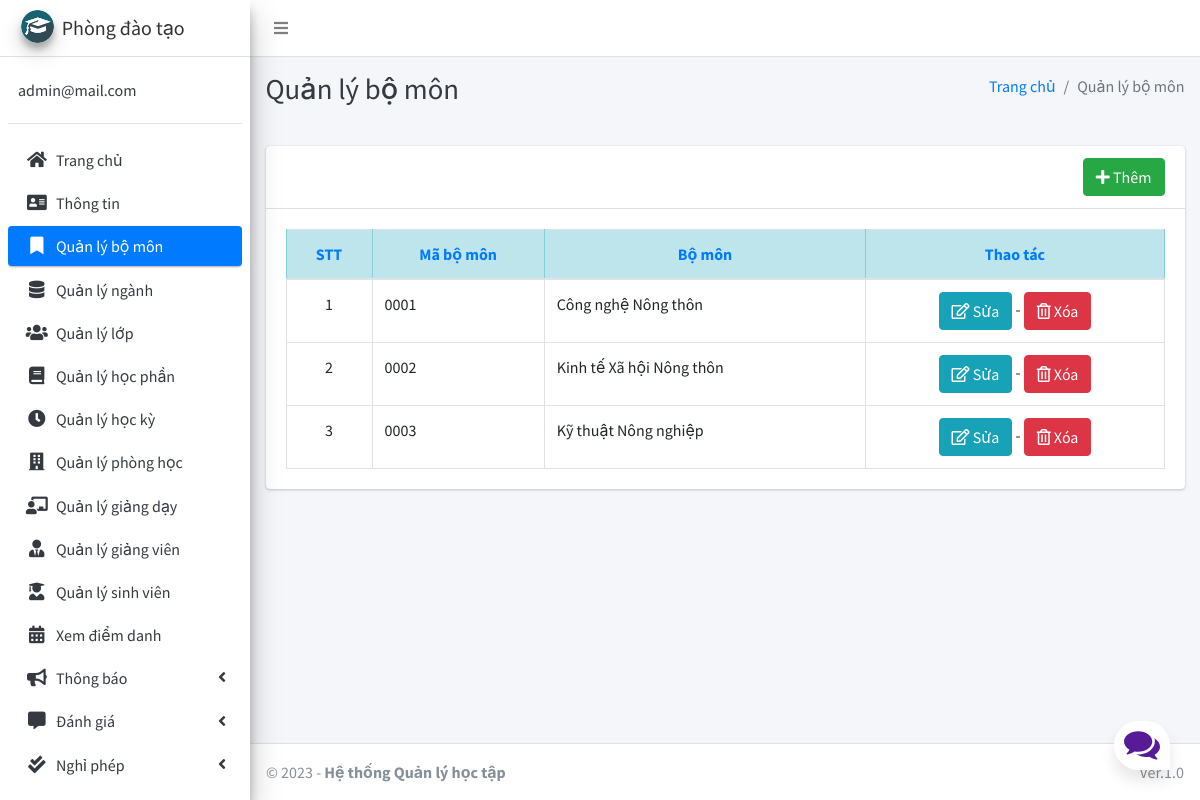
The page /department/manage/ (signed in) on the database its author committed.
### main_app/models.py (models this page shows, shortened)
class CustomUser(AbstractUser):
    USER_TYPE = ((1, "PDT"), (2, "GV"), (3, "SV"))
    id = models.CharField(primary_key='True', max_length=10)
    username = None  # Removed username, using email instead
    email = models.EmailField(unique=True)
    user_type = models.CharField(default=1, choices=USER_TYPE, max_length=1)
    fcm_token = models.TextField(default="")  # For firebase notifications
    USERNAME_FIELD = "email"
    REQUIRED_FIELDS = []
    objects = CustomUserManager()

class Department(models.Model):
    id = models.CharField(primary_key='True', max_length=50)
    name = models.CharField(max_length=120)

### main_app/hod_views.py (the view)
# urls.py: path("department/manage/", hod_views.manage_department, name='manage_department'),
def manage_department(request):
    departments = Department.objects.all()
    context = {
        'departments': departments,
        'page_title': 'Quản lý bộ môn'
    }
    return render(request, "hod_template/manage_department.html", context)

### main_app/templates/hod_template/manage_department.html
{% extends 'main_app/base.html' %}
{% load static %}
{% block page_title %}{{page_title}}{% endblock page_title %}
{% block content %}
<section class="content">
    <div class="container-fluid">
        <div class="row">
            <div class="col-md-12">
                <div class="card">
                    <div class="card-header">
                        <div style="float: right;">
                            <a href="{% url 'add_department' %}" class="btn btn-success" ><i class="fas fa-plus"></i> Thêm</a>
                        </div>
                    </div>
                    <div class="card-body">
                        <table id="example2" class="table table-bordered table-hover">
                            <thead class="table-info text-primary text-center">
                                <tr>
                                    <th>STT</th>
                                    <th>Mã bộ môn</th>
                                    <th>Bộ môn</th>
                                    <th>Thao tác</th>
                                </tr>
                            </thead>
                            <tbody>
                                {% for department in departments %}
                                <tr>
                                    <td class="text-center">{{ forloop.counter }}</td>
                                    <td>{{department.id}}</td>
                                    <td>{{department.name}}</td>
                                    <td class="text-center">
                                        <a href="{% url 'edit_department' department.id %}" class="btn btn-info"><i class="far fa-edit"></i> Sửa</a> -
                                        <a href="{% url 'delete_department' department.id %}" onclick="return confirm('Bạn có chắc chắn muốn xóa bộ môn {{department.name}}?')" class="btn btn-danger"><i class="far fa-trash-alt"></i> Xóa</a>
                                    </td>
                                </tr>
                                {% endfor %}
                            </tbody>
                        </table>
                    </div>
                </div>
            </div>
        </div>
    </div>
</section>
{% endblock content %}

### main_app/templates/main_app/sidebar_template.html (shortened to what this page needs)
{% load static %}
<aside class="main-sidebar sidebar-light-blue elevation-4">
    {% if request.user.user_type == '1' %}
        <a href="{% url 'admin_home' %}" class="brand-link">
            <img src="{% static 'dist/img/cmsl.png' %} " alt="AdminLTE Logo"
                 class="brand-image img-circle elevation-3">
            <span class="brand-text">Phòng đào tạo</span>
        </a>
        <div class="sidebar">
        <div class="user-panel mt-3 pb-3 mb-3 d-flex">
            <div class="info">
                <a href="#" class="d-block">{{ user }}</a>
            </div>
        </div>
        <nav class="mt-2">
        <ul class="nav nav-pills nav-sidebar flex-column" data-widget="treeview" role="menu" data-accordion="false">
        <li class="nav-item">
            {% url 'admin_home' as admin_home %}
            <a href="{{ admin_home }}" class="nav-link {% if admin_home == request.path %} active {% endif %}">
                <i class="nav-icon fas fa-home"></i>
                <p>
                    Trang chủ
                </p>
            </a>
        </li>
        <li class="nav-item">
            {% url 'admin_view_profile' as admin_view_profile %}
            <a href="{{ admin_view_profile }}"
               class="nav-link {% if admin_view_profile == request.path %} active {% endif %}">
                <i class="nav-icon fas fa-address-card"></i>
                <p>
                    Thông tin
                </p>
            </a>
        </li>
        <li class="nav-item">
            {% url 'manage_department' as manage_department %}
            <a href="{{ manage_department }}" class="nav-link {% if manage_department == request.path %} active {% endif %}">
                <i class="nav-icon fas fa-bookmark"></i>
                <p>
                    Quản lý bộ môn
                </p>
            </a>
        </li>
                <li class="nav-item">
                    {% url 'manage_major' as manage_major %}
                    {% url 'edit_major' department_id as edit_major %}
                    <a href="{{ manage_major }}"
                       class="nav-link  {% if edit_major == request.path or manage_major == request.path %} active {% endif %}">
                        <i class="nav-icon fas fa-database"></i>
                        <p>
                            Quản lý ngành
                        </p>
                    </a>
                </li>
                        <li class="nav-item">
                    {% url 'manage_grade' as manage_grade %}
                    {% url 'edit_grade' department_id as edit_grade %}
                    <a href="{{ manage_grade }}"
                       class="nav-link  {% if edit_grade == request.path or manage_grade == request.path %} active {% endif %}">
                        <i class="nav-icon fas fa-users"></i>
                        <p>
                            Quản lý lớp
                        </p>
                    </a>
                </li>
                        <li class="nav-item">
                    {% url 'manage_subject' as manage_subject %}
                    {% url 'edit_subject' subject_id as edit_subject %}
                    <a href="{{ manage_subject }}"
                       class="nav-link  {% if edit_subject == request.path or manage_subject == request.path %} active {% endif %}">
                        <i class="nav-icon fas fa-book"></i>
                        <p>
                            Quản lý học phần
                        </p>
                    </a>
                </li>
                        <li class="nav-item">
                    {% url 'manage_session' as manage_session %}
                    {% url 'edit_session' session_id as edit_session %}
                    <a href="{{ manage_session }}"
                       class="nav-link  {% if edit_session == request.path or manage_session == request.path %} active {% endif %}">
                        <i class="nav-icon fas fa-clock"></i>
                        <p>
                            Quản lý học kỳ
                        </p>
                    </a>
                </li>
                        <li class="nav-item">
                    {% url 'manage_room' as manage_room %}
                    {% url 'edit_room' room_id as edit_room %}
                    <a href="{{ manage_room }}"
                       class="nav-link {% if manage_room == request.path or request.path == edit_room %} active {% endif %}">
                        <i class="fas fa-building nav-icon"></i>
                        <p>
                            Quản lý phòng học
                        </p>
                    </a>
                </li>
                        <li class="nav-item">
                    {% url 'manage_assign' as manage_assign %}
                    {% url 'edit_assign' assign_id as edit_assign %}
                    <a href="{{ manage_assign }}"
                       class="nav-link {% if manage_assign == request.path or request.path == edit_assign %} active {% endif %}">
                        <i class="nav-icon fas fa-chalkboard-teacher"></i>
                        <p>
                            Quản lý giảng dạy
                        </p>
                    </a>
                </li>
                <li class="nav-item">
            {% url 'manage_staff' as manage_staff %}
            {% url 'edit_staff' staff_id as edit_staff %}
            <a href="{{ manage_staff }}"
               class="nav-link {% if manage_staff == request.path or request.path == edit_staff %} active {% endif %}">
                <i class="nav-icon fas fa-user-tie"></i>
                <p>
                    Quản lý giảng viên
                </p>
            </a>
        </li>
        <li class="nav-item">
            {% url 'manage_student' as manage_student %}
            {% url 'edit_student' student_id as edit_student %}
            <a href="{{ manage_student }}"
               class="nav-link  {% if edit_student == request.path or manage_student == request.path %} active {% endif %}">
                <i class="nav-icon fas fa-user-graduate"></i>
                <p>
                    Quản lý sinh viên
                </p>
            </a>
        </li>
        <li class="nav-item">
            {% url 'admin_view_attendance' as admin_view_attendance %}
            <a href="{{ admin_view_attendance }}"
               class="nav-link  {% if admin_view_attendance == request.path %} active {% endif %}">
                <i class="nav-icon fas fa-calendar-alt"></i>
                <p>
                    Xem điểm danh
                </p>
            </a>
        </li>
        <li class="nav-item has-treeview">
            <a href="#" class="nav-link">
                <i class="nav-icon fas fa-bullhorn"></i>
                <p>
                    Thông báo
                    <i class="fas fa-angle-left right"></i>
                </p>
            </a>
        </li>
                <li class="nav-item has-treeview">
            <a href="#" class="nav-link">
                <i class="nav-icon fas fa-comment-alt"></i>
                <p>
                    Đánh giá
                    <i class="fas fa-angle-left right"></i>
                </p>
            </a>
        </li>
                <li class="nav-item has-treeview">
            <a href="#" class="nav-link">
                <i class="nav-icon fas fa-check-double"></i>
                <p>
                    Nghỉ phép
                    <i class="fas fa-angle-left right"></i>
                </p>
            </a>
        </li>
    {% endif %}
    <li class="nav-item">
        <a href="{% url 'user_logout' %}"
           onclick="return confirm('Bạn có chắc chắn muốn đăng xuất?')"
           class="nav-link">
        </a>
    </li>
    </ul>
    </nav>
    </div>
</aside>

### main_app/static/style.css (style rules this page uses)
* { box-sizing: border-box; margin: 0; padding: 0; }
body { font-family: 'Nunito', sans-serif; font-weight: 400; font-size: 100%; background: #F1F1F1; }
*, html { --primaryGradient: linear-gradient(93.12deg, #581B98 0.52%, #9C1DE7 100%); --secondaryGradient: linear-gradient(268.91deg, #581B98 -2.14%, #9C1DE7 99.69%); --primaryBoxShadow: 0px 10px 15px rgba(0, 0, 0, 0.1); --secondaryBoxShadow: 0px -10px 15px rgba(0, 0, 0, 0.1); --primary: #581B98; }

### rows shown on the page
CustomUser: email "admin@mail.com"
Department: id "0001", name "Công nghệ Nông thôn"
Department: id "0002", name "Kinh tế Xã hội Nông thôn"
Department: id "0003", name "Kỹ thuật Nông nghiệp"

### other values the page prints
{{ page_title }} "Quản lý bộ môn"
